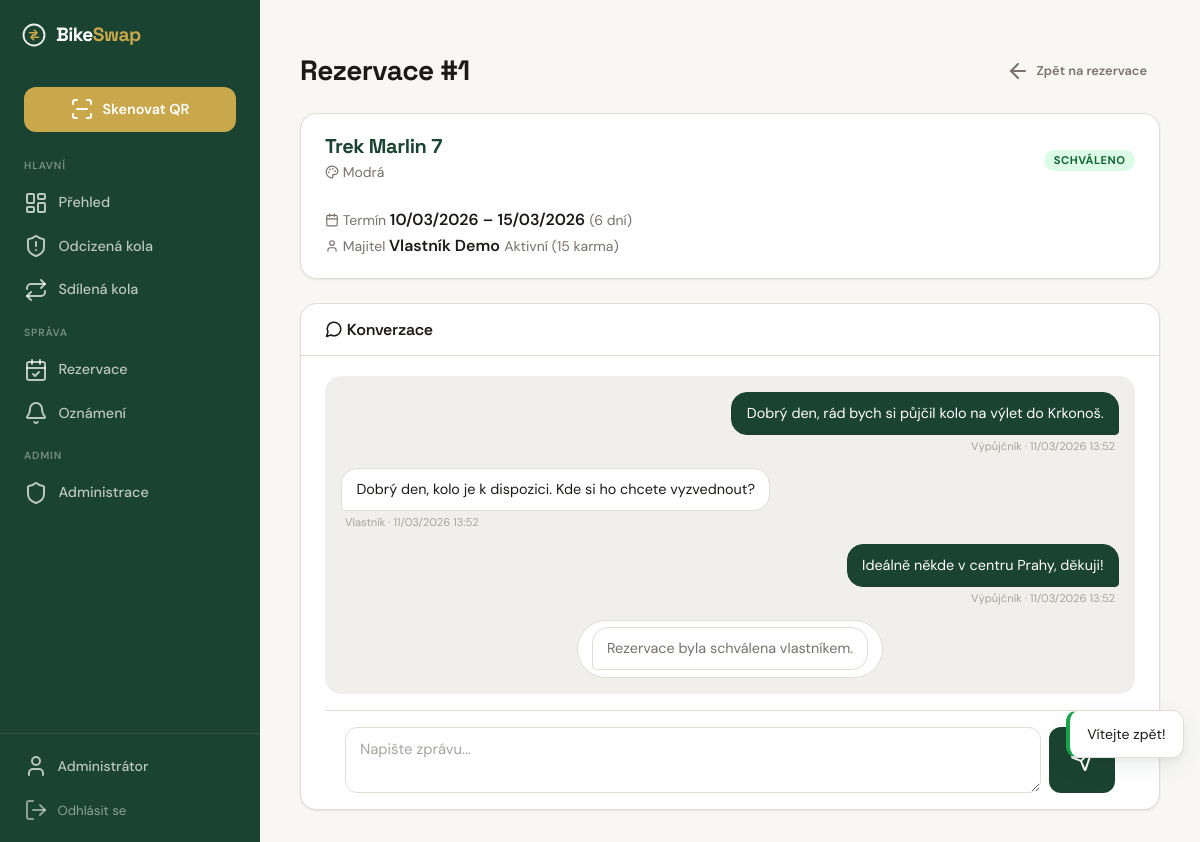
Screenshot of /reservation/1 (signed in) with the database file from the repository.
### tables this page shows
CREATE TABLE IF NOT EXISTS `users` (
    `id`                 INT UNSIGNED    NOT NULL AUTO_INCREMENT,
    `email`              VARCHAR(255)    NOT NULL,
    `password_hash`      VARCHAR(255)    NOT NULL,
    `role`               ENUM('user', 'police', 'admin') NOT NULL DEFAULT 'user',
    `first_name`         VARCHAR(50)     NOT NULL,
    `surname`            VARCHAR(50)     NOT NULL DEFAULT '',
    `phone`              VARCHAR(20)     NULL DEFAULT NULL,
    `address`            VARCHAR(255)    NULL DEFAULT NULL,
    `is_verified`        TINYINT(1)      NOT NULL DEFAULT 0,
    `verification_token` VARCHAR(64)     NULL DEFAULT NULL,
    `password_reset_token`   VARCHAR(64) NULL DEFAULT NULL,
    `password_reset_expires` DATETIME    NULL DEFAULT NULL,
    `karma_score`        INT             NOT NULL DEFAULT 0,
    `is_banned`          TINYINT(1)      NOT NULL DEFAULT 0,
    `created_at`         DATETIME        NOT NULL DEFAULT CURRENT_TIMESTAMP,
    `updated_at`         DATETIME        NOT NULL DEFAULT CURRENT_TIMESTAMP ON UPDATE CURRENT_TIMESTAMP,
    `last_login_at`      DATETIME        NULL DEFAULT NULL,

    PRIMARY KEY (`id`),
    UNIQUE KEY `uq_users_email` (`email`),
    KEY `idx_users_role` (`role`)
);

CREATE TABLE IF NOT EXISTS `reservations` (
    `id`                 INT UNSIGNED    NOT NULL AUTO_INCREMENT,
    `bike_id`            INT UNSIGNED    NOT NULL,
    `borrower_id`        INT UNSIGNED    NOT NULL,
    `owner_id`           INT UNSIGNED    NOT NULL,
    `conversation_token` VARCHAR(64)     NOT NULL,
    `date_from`          DATE            NOT NULL,
    `date_to`            DATE            NOT NULL,
    `message`            TEXT            NULL DEFAULT NULL,
    `status`             ENUM('pending','approved','rejected','active','completed','cancelled','not_returned','disputed') NOT NULL DEFAULT 'pending',
    `not_returned_reason`  TEXT          NULL DEFAULT NULL,
    `dispute_reason`       TEXT          NULL DEFAULT NULL,
    `admin_resolution`     ENUM('borrower_guilty','owner_guilty') NULL DEFAULT NULL,
    `admin_resolved_by`    INT UNSIGNED  NULL DEFAULT NULL,
    `admin_resolved_at`    DATETIME      NULL DEFAULT NULL,
    `created_at`         DATETIME        NOT NULL DEFAULT CURRENT_TIMESTAMP,
    `updated_at`         DATETIME        NOT NULL DEFAULT CURRENT_TIMESTAMP ON UPDATE CURRENT_TIMESTAMP,

    PRIMARY KEY (`id`),
    UNIQUE KEY `uq_reservations_token` (`conversation_token`),
    KEY `idx_reservations_bike_dates` (`bike_id`, `date_from`, `date_to`, `status`),
    KEY `idx_reservations_borrower` (`borrower_id`, `status`),
    KEY `idx_reservations_owner` (`owner_id`, `status`),
    CONSTRAINT `fk_reservations_bike` FOREIGN KEY (`bike_id`) REFERENCES `bikes` (`id`) ON DELETE CASCADE,
    CONSTRAINT `fk_reservations_borrower` FOREIGN KEY (`borrower_id`) REFERENCES `users` (`id`) ON DELETE CASCADE,
    CONSTRAINT `fk_reservations_owner` FOREIGN KEY (`owner_id`) REFERENCES `users` (`id`) ON DELETE CASCADE,
    CONSTRAINT `fk_reservations_admin` FOREIGN KEY (`admin_resolved_by`) REFERENCES `users` (`id`) ON DELETE SET NULL
);

CREATE TABLE IF NOT EXISTS `bikes` (
    `id`                   INT UNSIGNED    NOT NULL AUTO_INCREMENT,
    `owner_id`             INT UNSIGNED    NOT NULL,
    `qr_hash`              VARCHAR(64)     NOT NULL,
    `brand`                VARCHAR(100)    NOT NULL,
    `model`                VARCHAR(100)    NULL DEFAULT NULL,
    `color`                VARCHAR(50)     NOT NULL,
    `frame_number`         VARCHAR(100)    NULL DEFAULT NULL,
    `year_of_manufacture`  SMALLINT UNSIGNED NULL DEFAULT NULL,
    `description`          TEXT            NULL DEFAULT NULL,
    `status`               ENUM('active', 'stolen', 'found', 'recovered') NOT NULL DEFAULT 'active',
    `is_shared`            TINYINT(1)      NOT NULL DEFAULT 0,
    `created_at`           DATETIME        NOT NULL DEFAULT CURRENT_TIMESTAMP,
    `updated_at`           DATETIME        NOT NULL DEFAULT CURRENT_TIMESTAMP ON UPDATE CURRENT_TIMESTAMP,

    PRIMARY KEY (`id`),
    UNIQUE KEY `uq_bikes_qr_hash` (`qr_hash`),
    KEY `idx_bikes_owner` (`owner_id`),
    KEY `idx_bikes_status` (`status`),
    KEY `idx_bikes_shared` (`is_shared`),
    CONSTRAINT `fk_bikes_owner` FOREIGN KEY (`owner_id`) REFERENCES `users` (`id`) ON DELETE CASCADE
);

CREATE TABLE IF NOT EXISTS `reservation_messages` (
    `id`               INT UNSIGNED    NOT NULL AUTO_INCREMENT,
    `reservation_id`   INT UNSIGNED    NOT NULL,
    `sender_type`      ENUM('owner','borrower','system','admin') NOT NULL,
    `sender_user_id`   INT UNSIGNED    NULL DEFAULT NULL,
    `message`          TEXT            NOT NULL,
    `is_read`          TINYINT(1)      NOT NULL DEFAULT 0,
    `created_at`       DATETIME        NOT NULL DEFAULT CURRENT_TIMESTAMP,

    PRIMARY KEY (`id`),
    KEY `idx_resmsg_reservation` (`reservation_id`, `created_at`),
    CONSTRAINT `fk_resmsg_reservation` FOREIGN KEY (`reservation_id`) REFERENCES `reservations` (`id`) ON DELETE CASCADE,
    CONSTRAINT `fk_resmsg_sender` FOREIGN KEY (`sender_user_id`) REFERENCES `users` (`id`) ON DELETE SET NULL
);

### templates/reservation/detail.php (the view, shortened to what the rows shown need)
<?php
$isOwner = $reservation->isOwnedBy($currentUser->getId());
$otherUser = $isOwner ? $reservation->getBorrower() : $reservation->getOwner();
$bike = $reservation->getBike();
?>
<div class="page-header">
  <h1>Rezervace #<?= $reservation->getId() ?></h1>
  <div class="page-header-actions">
    <a href="/reservations" class="btn btn-ghost btn-sm">
    </a>
  </div>
</div>
<div class="card mb-lg">
  <div class="card-body">
    <div class="flex gap-lg items-center flex-wrap">
      <?php if ($bike): ?>
        <div>
          <h3 style="margin-bottom:0.15rem">
            <a href="/bike/<?= e($bike->getQrHash()) ?>"><?= e($bike->getFullName()) ?></a>
          </h3>
          <p class="text-muted text-sm">
            <i data-lucide="palette" style="width:14px;height:14px;display:inline;vertical-align:-2px"></i>
            <?= e($bike->getColor()) ?>
          </p>
        </div>
      <?php endif; ?>
      <div style="margin-left:auto">
        <span class="status-badge <?= $reservation->getStatusClass() ?>">
          <?= e($reservation->getStatusLabel()) ?>
        </span>
      </div>
    </div>
    <div class="reservation-detail-grid mt-lg">
      <div class="reservation-detail-item">
        <span class="text-muted text-sm">
          <i data-lucide="calendar" style="width:14px;height:14px;display:inline;vertical-align:-2px"></i> Termín
        </span>
        <strong><?= $reservation->getDateRangeText() ?></strong>
        <span class="text-muted text-sm">
          (<?= $reservation->getDurationDays() ?> <?= $reservation->getDurationDays() === 1 ? 'den' : ($reservation->getDurationDays() < 5 ? 'dny' : 'dní') ?>)
        </span>
      </div>
      <?php if ($otherUser): ?>
        <div class="reservation-detail-item">
          <span class="text-muted text-sm">
            <i data-lucide="user" style="width:14px;height:14px;display:inline;vertical-align:-2px"></i>
            <?= $isOwner ? 'Vypůjčitel' : 'Majitel' ?>
          </span>
          <strong><?= e($otherUser->getName()) ?></strong>
          <span class="text-muted text-sm">
            <?= e($otherUser->getKarmaLevel()) ?> (<?= $otherUser->getKarmaScore() ?> karma)
          </span>
        </div>
      <?php endif; ?>
    </div>
  </div>
</div>
<div class="card">
  <div class="card-body" style="padding-bottom:0">
    <div class="conversation-messages" id="messages"
         data-poll-url="/reservation/<?= $reservation->getId() ?>/poll"
         data-last-id="<?= !empty($messages) ? $messages[array_key_last($messages)]->getId() : 0 ?>"
         data-status="<?= e($reservation->getStatusLabel()) ?>">
      <?php if (empty($messages)): ?>
        <p class="text-muted" style="text-align:center;padding:2rem 0">Zatím žádné zprávy.</p>
      <?php else: ?>
        <?php foreach ($messages as $msg): ?>
          <?php
          $senderType = $msg->getSenderType();
          $isMine = ($isOwner && $senderType === 'owner') || (!$isOwner && $senderType === 'borrower');
          ?>
          <div class="message <?= $msg->getSenderClass() ?> <?= $isMine ? 'mine' : '' ?>">
            <div class="message-bubble"><?= nl2br(e($msg->getMessage())) ?></div>
            <?php if (!$msg->isSystemMessage()): ?>
              <div class="message-meta"><?= e($msg->getSenderLabel()) ?> · <?= e($msg->getFormattedTime()) ?></div>
            <?php endif; ?>
          </div>
        <?php endforeach; ?>
      <?php endif; ?>
    </div>
  </div>
</div>

### templates/layouts/app.php (shortened to what the rows shown need)
<!DOCTYPE html>
<html lang="cs">
<head>
  <link rel="stylesheet" href="/css/style.css">
</head>
<body class="layout-app">
<div class="app-shell">
  <aside class="sidebar">
    <div class="sidebar-footer">
      <?php if (isset($currentUser)): ?>
        <a href="/profile" class="sidebar-profile-link">
          <i data-lucide="user"></i> <?= e($currentUser->getName()) ?>
        </a>
      <?php endif; ?>
      <?php if (isset($session)): ?>
        <form method="POST" action="/logout" style="margin:0">
          <button type="submit" class="sidebar-logout-btn">
          </button>
        </form>
      <?php endif; ?>
    </div>
  </aside>
  <main class="page-content">
    <?= $content ?? '' ?>
  </main>
</div>
</body>
</html>

### rows the page displays
users: first_name "Administrátor"
reservations: id "1", status "SCHVÁLENO", $reservation->getDateRangeText() "10/03/2026 – 15/03/2026", $reservation->getDurationDays() "6"
bikes: $bike->getFullName() "Trek Marlin 7", color "Modrá"
users: $otherUser->getName() "Vlastník Demo", karma_score "Aktivní", karma_score "15"
reservation_messages: message "Dobrý den, rád bych si půjčil kolo na výlet do Krkonoš.", sender_type "Výpůjčník", created_at "11/03/2026 13:52"
reservation_messages: message "Dobrý den, kolo je k dispozici. Kde si ho chcete vyzvednout?", sender_type "Vlastník", created_at "11/03/2026 13:52"
reservation_messages: message "Ideálně někde v centru Prahy, děkuji!", sender_type "Výpůjčník", created_at "11/03/2026 13:52"
reservation_messages: message "Rezervace byla schválena vlastníkem."
